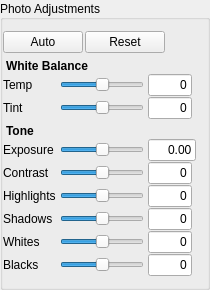
    <widget class="CollapsibleGroupBox" name="adjustmentsPanel">
     <property name="title">
      <string>Photo Adjustments</string>
     </property>
     <property name="alignment">
      <set>Qt::AlignLeading|Qt::AlignLeft|Qt::AlignVCenter</set>
     </property>
     <layout class="QVBoxLayout" name="adjustmentsVLayout">
      <property name="leftMargin">
       <number>0</number>
      </property>
      <property name="spacing">
       <number>2</number>
      </property>
      <item>
       <layout class="QHBoxLayout" name="photoAdjAutoResetLayout">
        <item>
         <widget class="QPushButton" name="photoAdjAutoBtn">
          <property name="text">
           <string>Auto</string>
          </property>
          <property name="toolTip">
           <string>Analyze image and set suggested adjustment values</string>
          </property>
         </widget>
        </item>
        <item>
         <widget class="QPushButton" name="photoAdjResetBtn">
          <property name="text">
           <string>Reset</string>
          </property>
          <property name="toolTip">
           <string>Reset all photo adjustments to zero</string>
          </property>
         </widget>
        </item>
        <item>
         <spacer name="photoAdjBtnSpacer">
          <property name="orientation">
           <enum>Qt::Horizontal</enum>
          </property>
          <property name="sizeHint" stdset="0">
           <size>
            <width>1</width>
            <height>1</height>
           </size>
          </property>
         </spacer>
        </item>
       </layout>
      </item>
      <item>
       <layout class="QGridLayout" name="photoAdjGrid">
        <property name="horizontalSpacing">
         <number>4</number>
        </property>
        <property name="verticalSpacing">
         <number>1</number>
        </property>
        <item row="0" column="0" colspan="3">
         <widget class="QLabel" name="wbSectionLabel">
          <property name="styleSheet">
           <string>font-weight: bold; margin-top: 4px;</string>
          </property>
          <property name="text">
           <string>White Balance</string>
          </property>
         </widget>
        </item>
        <item row="1" column="0">
         <widget class="QLabel" name="tempLabel">
          <property name="text"><string>Temp</string></property>
         </widget>
        </item>
        <item row="1" column="1">
         <widget class="CenteredTickSlider" name="tempSlider">
          <property name="minimum"><number>-100</number></property>
          <property name="maximum"><number>100</number></property>
          <property name="singleStep"><number>1</number></property>
          <property name="orientation"><enum>Qt::Horizontal</enum></property>
          <property name="tickPosition"><enum>QSlider::NoTicks</enum></property>
          <property name="tickInterval"><number>50</number></property>
         </widget>
        </item>
        <item row="1" column="2">
         <widget class="QLineEdit" name="tempValue">
          <property name="text"><string>0</string></property>
          <property name="alignment"><set>Qt::AlignRight|Qt::AlignVCenter</set></property>
          <property name="minimumSize"><size><width>32</width><height>0</height></size></property>
          <property name="maximumSize"><size><width>44</width><height>16777215</height></size></property>
         </widget>
        </item>
        <item row="2" column="0">
         <widget class="QLabel" name="tintLabel">
          <property name="text"><string>Tint</string></property>
         </widget>
        </item>
        <item row="2" column="1">
         <widget class="CenteredTickSlider" name="tintSlider">
          <property name="minimum"><number>-100</number></property>
          <property name="maximum"><number>100</number></property>
          <property name="singleStep"><number>1</number></property>
          <property name="orientation"><enum>Qt::Horizontal</enum></property>
          <property name="tickPosition"><enum>QSlider::NoTicks</enum></property>
          <property name="tickInterval"><number>50</number></property>
         </widget>
        </item>
        <item row="2" column="2">
         <widget class="QLineEdit" name="tintValue">
          <property name="text"><string>0</string></property>
          <property name="alignment"><set>Qt::AlignRight|Qt::AlignVCenter</set></property>
          <property name="minimumSize"><size><width>32</width><height>0</height></size></property>
          <property name="maximumSize"><size><width>44</width><height>16777215</height></size></property>
         </widget>
        </item>
        <item row="3" column="0" colspan="3">
         <widget class="QLabel" name="toneSectionLabel">
          <property name="styleSheet">
           <string>font-weight: bold; margin-top: 4px;</string>
          </property>
          <property name="text">
           <string>Tone</string>
          </property>
         </widget>
        </item>
        <item row="4" column="0">
         <widget class="QLabel" name="exposureLabel">
          <property name="text"><string>Exposure</string></property>
         </widget>
        </item>
        <item row="4" column="1">
         <widget class="CenteredTickSlider" name="exposureSlider">
          <property name="minimum"><number>-100</number></property>
          <property name="maximum"><number>100</number></property>
          <property name="singleStep"><number>1</number></property>
          <property name="orientation"><enum>Qt::Horizontal</enum></property>
          <property name="tickPosition"><enum>QSlider::NoTicks</enum></property>
          <property name="tickInterval"><number>50</number></property>
         </widget>
        </item>
        <item row="4" column="2">
         <widget class="QLineEdit" name="exposureValue">
          <property name="text"><string>0.00</string></property>
          <property name="alignment"><set>Qt::AlignRight|Qt::AlignVCenter</set></property>
          <property name="minimumSize"><size><width>38</width><height>0</height></size></property>
          <property name="maximumSize"><size><width>48</width><height>16777215</height></size></property>
         </widget>
        </item>
        <item row="5" column="0">
         <widget class="QLabel" name="contrastLabel">
          <property name="text"><string>Contrast</string></property>
         </widget>
        </item>
        <item row="5" column="1">
         <widget class="CenteredTickSlider" name="contrastSlider">
          <property name="minimum"><number>-100</number></property>
          <property name="maximum"><number>100</number></property>
          <property name="singleStep"><number>1</number></property>
          <property name="orientation"><enum>Qt::Horizontal</enum></property>
          <property name="tickPosition"><enum>QSlider::NoTicks</enum></property>
          <property name="tickInterval"><number>50</number></property>
         </widget>
        </item>
        <item row="5" column="2">
         <widget class="QLineEdit" name="contrastValue">
          <property name="text"><string>0</string></property>
          <property name="alignment"><set>Qt::AlignRight|Qt::AlignVCenter</set></property>
          <property name="minimumSize"><size><width>32</width><height>0</height></size></property>
          <property name="maximumSize"><size><width>44</width><height>16777215</height></size></property>
         </widget>
        </item>
        <item row="6" column="0">
         <widget class="QLabel" name="highlightsLabel">
          <property name="text"><string>Highlights</string></property>
         </widget>
        </item>
        <item row="6" column="1">
         <widget class="CenteredTickSlider" name="highlightsSlider">
          <property name="minimum"><number>-100</number></property>
          <property name="maximum"><number>100</number></property>
          <property name="singleStep"><number>1</number></property>
          <property name="orientation"><enum>Qt::Horizontal</enum></property>
          <property name="tickPosition"><enum>QSlider::NoTicks</enum></property>
          <property name="tickInterval"><number>50</number></property>
         </widget>
        </item>
        <item row="6" column="2">
         <widget class="QLineEdit" name="highlightsValue">
          <property name="text"><string>0</string></property>
          <property name="alignment"><set>Qt::AlignRight|Qt::AlignVCenter</set></property>
          <property name="minimumSize"><size><width>32</width><height>0</height></size></property>
          <property name="maximumSize"><size><width>44</width><height>16777215</height></size></property>
         </widget>
        </item>
        <item row="7" column="0">
         <widget class="QLabel" name="shadowsLabel">
          <property name="text"><string>Shadows</string></property>
         </widget>
        </item>
        <item row="7" column="1">
         <widget class="CenteredTickSlider" name="shadowsSlider">
          <property name="minimum"><number>-100</number></property>
          <property name="maximum"><number>100</number></property>
          <property name="singleStep"><number>1</number></property>
          <property name="orientation"><enum>Qt::Horizontal</enum></property>
          <property name="tickPosition"><enum>QSlider::NoTicks</enum></property>
          <property name="tickInterval"><number>50</number></property>
         </widget>
        </item>
        <item row="7" column="2">
         <widget class="QLineEdit" name="shadowsValue">
          <property name="text"><string>0</string></property>
          <property name="alignment"><set>Qt::AlignRight|Qt::AlignVCenter</set></property>
          <property name="minimumSize"><size><width>32</width><height>0</height></size></property>
          <property name="maximumSize"><size><width>44</width><height>16777215</height></size></property>
         </widget>
        </item>
        <item row="8" column="0">
         <widget class="QLabel" name="whitesLabel">
          <property name="text"><string>Whites</string></property>
         </widget>
        </item>
        <item row="8" column="1">
         <widget class="CenteredTickSlider" name="whitesSlider">
          <property name="minimum"><number>-100</number></property>
          <property name="maximum"><number>100</number></property>
          <property name="singleStep"><number>1</number></property>
          <property name="orientation"><enum>Qt::Horizontal</enum></property>
          <property name="tickPosition"><enum>QSlider::NoTicks</enum></property>
          <property name="tickInterval"><number>50</number></property>
         </widget>
        </item>
        <item row="8" column="2">
         <widget class="QLineEdit" name="whitesValue">
          <property name="text"><string>0</string></property>
          <property name="alignment"><set>Qt::AlignRight|Qt::AlignVCenter</set></property>
          <property name="minimumSize"><size><width>32</width><height>0</height></size></property>
          <property name="maximumSize"><size><width>44</width><height>16777215</height></size></property>
         </widget>
        </item>
        <item row="9" column="0">
         <widget class="QLabel" name="blacksLabel">
          <property name="text"><string>Blacks</string></property>
         </widget>
        </item>
        <item row="9" column="1">
         <widget class="CenteredTickSlider" name="blacksSlider">
          <property name="minimum"><number>-100</number></property>
          <property name="maximum"><number>100</number></property>
          <property name="singleStep"><number>1</number></property>
          <property name="orientation"><enum>Qt::Horizontal</enum></property>
          <property name="tickPosition"><enum>QSlider::NoTicks</enum></property>
          <property name="tickInterval"><number>50</number></property>
         </widget>
        </item>
        <item row="9" column="2">
         <widget class="QLineEdit" name="blacksValue">
          <property name="text"><string>0</string></property>
          <property name="alignment"><set>Qt::AlignRight|Qt::AlignVCenter</set></property>
          <property name="minimumSize"><size><width>32</width><height>0</height></size></property>
          <property name="maximumSize"><size><width>44</width><height>16777215</height></size></property>
         </widget>
        </item>
       </layout>
      </item>
     </layout>
    </widget>
